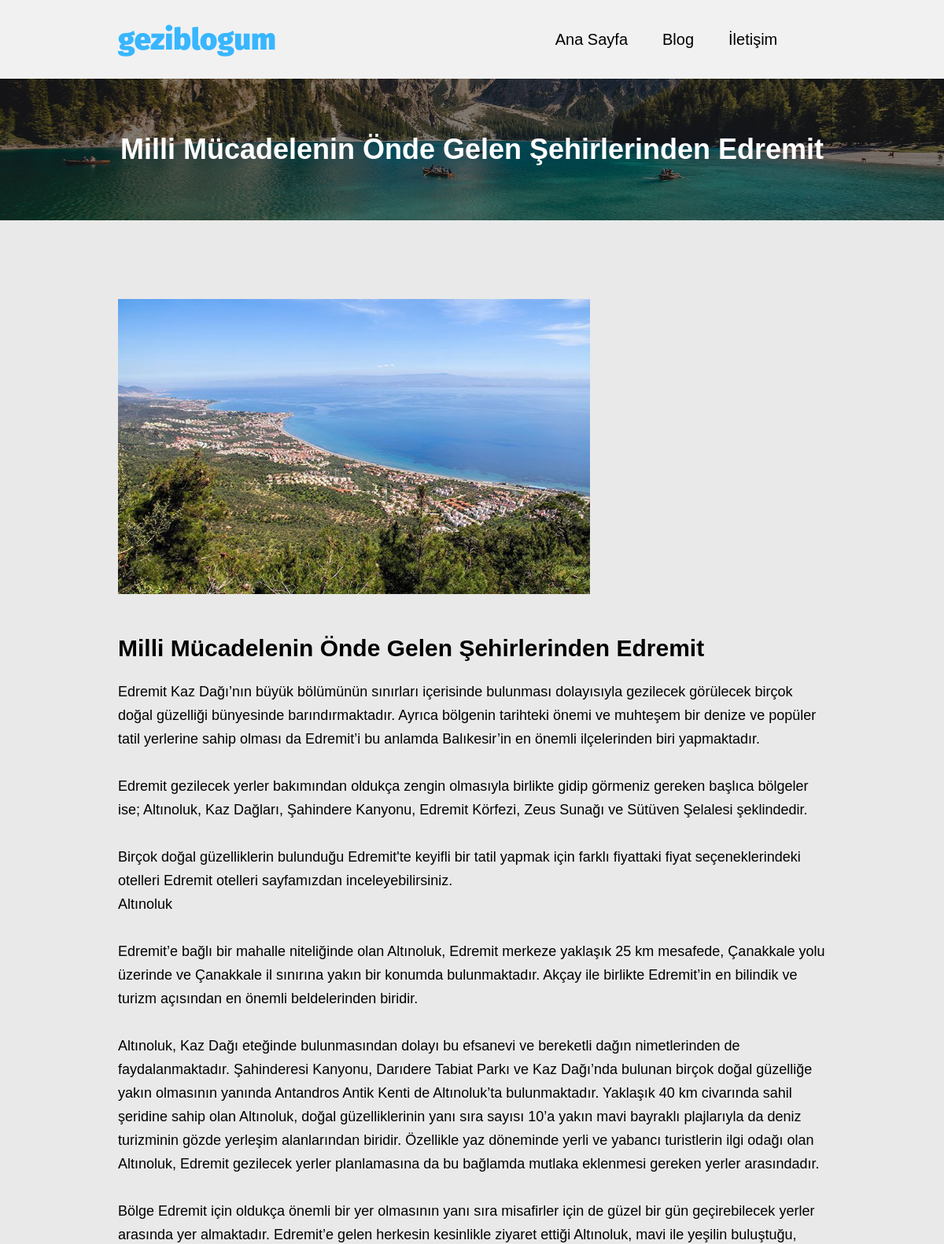
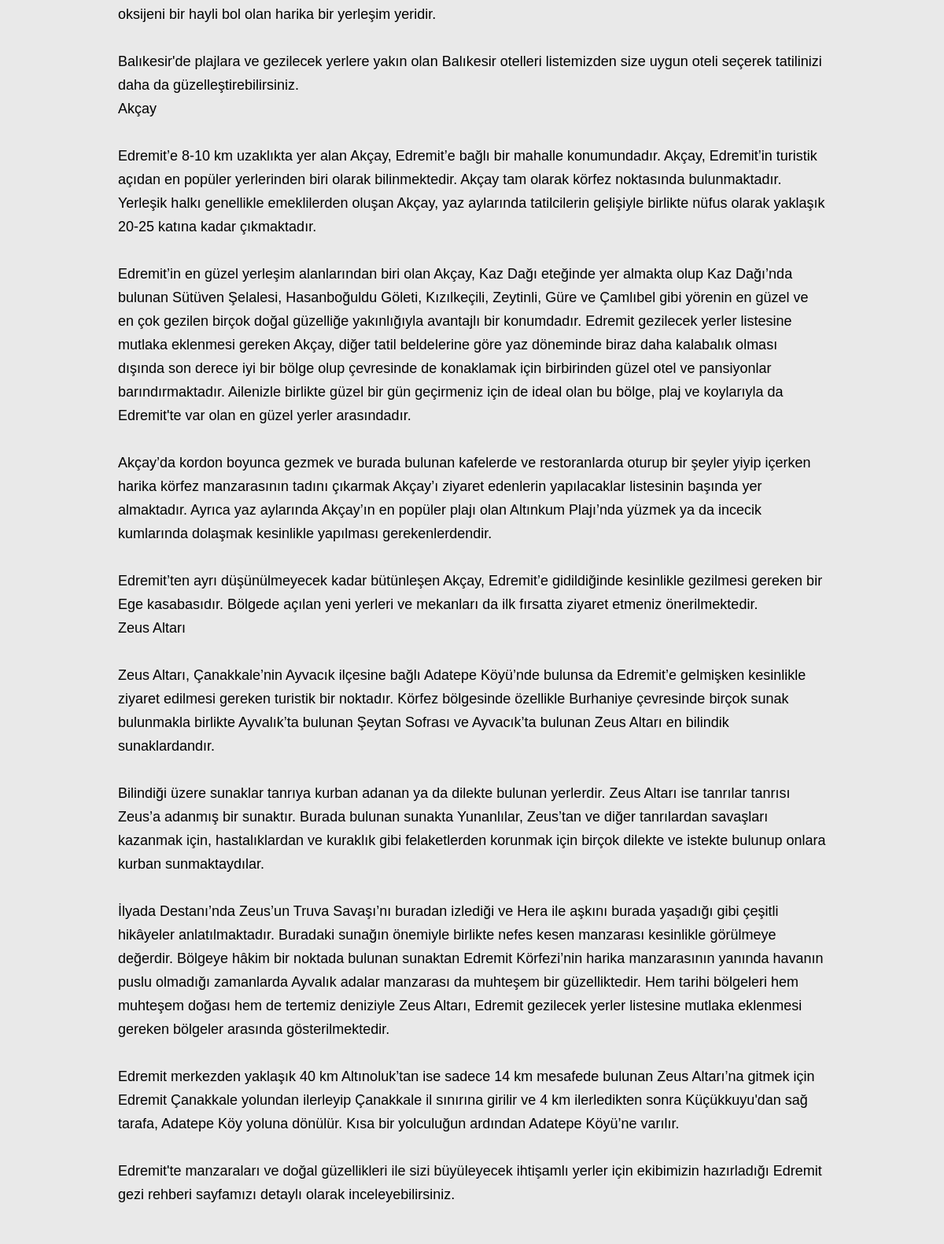
Page /blog-view.php?id=5 (upper part) on the committed database (2 pictures, top to bottom).
### tables this page shows
CREATE TABLE `blog` (
  `id` int(10) UNSIGNED NOT NULL,
  `header` varchar(150) NOT NULL,
  `content` longtext NOT NULL,
  `date` datetime NOT NULL,
  `file_name` varchar(100) NOT NULL
);

### blog-view.php (the view, shortened to what this page needs)
<!doctype html>
<html lang="tr-TR">
<head>
    <link rel="stylesheet" href="assets/css/style.css">
</head>
<body>
<div class="wrapper">
    <div class="header-wrap">
        <div class="left-header-wrap">
            <a href="index.php"><h1 class="txt-logo">geziblogum</h1></a>
        </div>
        <div class="right-header-wrap">
            <nav class="nav">
                <a href="index.php">Ana Sayfa</a>
                <a href="blog.php">Blog</a>
                <a href="#footer">İletişim</a>
            </nav>
        </div>
    </div>
    <?php
        include_once "panel/config.php";
        $id = $_GET["id"];
        $sql = mysqli_query($connect, "SELECT * FROM blog WHERE id='$id'");
        if($sql) {
            $blogNum = mysqli_num_rows($sql);
            if($blogNum>0) {
                $blogData = mysqli_fetch_assoc($sql);
            }else {
                echo "Kayıt Yok!";
            }
        }else {
            echo "Sorgu Hatası!";
        }
    ?>
    <div class="main-wrap">
        <div class="intro-blog">
            <h2><?php echo $blogData["header"]; ?></h2>
        </div>
        <div class="content">
            <div class="blog-content-main">
                <img src="assets/images/blog/<?php echo $blogData['file_name']?>" class="blog-img">
                <h2><?php echo $blogData["header"]; ?></h2>
                <p class="bcm-blog-content"><?php echo strip_tags($blogData["content"]); ?></p>
            </div>
        </div>
    </div>
</div>
</body>
</html>

### assets/css/style.css (style rules this page uses)
* { margin: 0; padding: 0; list-style: none; text-decoration: none; }
.wrapper { width: 100%; background-color: #faf2f2; }
.header-wrap { width: 100%; height: 100px; display: flex; align-items: center; background-color: #f1f1f1; position: fixed; z-index: 1; }
.left-header-wrap { width: 50%; padding-left: 150px; box-sizing: border-box; height: 100%; display: flex; align-items: center; }
.right-header-wrap { width: 50%; padding-left: 150px; height: 100%; display: flex; align-items: center; }
.txt-logo { font: 900 38px/1em 'Fira Sans', sans-serif; color: #38b6ff; user-select: none; display: flex; text-decoration: unset; }
.nav a { margin: 0 20px 0 20px; color: #000; font: 500 20px/1em 'Century Gothic', sans-serif; transition: all .3s; text-decoration: none; }
.main-wrap { width: 100%; }
.content { width: 100%; float: left; background-color: #e9e9e9; padding-top: 50px; }
.intro-blog { width: 100%; height: 280px; background: linear-gradient(rgba(0,0,0,0.5), rgba(0,0,0,0.5)), url("../images/intro-blog.jpg"); background-size: cover; background-position: 0% 45%; display: flex; justify-content: center; align-items: center; flex-direction: column; }
.intro-blog h2 { font: 900 36px/1em 'Century Gothic', sans-serif; color: #fff; user-select: none; float: left; margin-top: 100px; }
.blog-content-main { width: 100%; box-sizing: border-box; padding: 50px 150px 50px 150px; }
.blog-content-main h2 { font: 900 30px/1em 'Century Gothic', sans-serif; color: #000; margin-bottom: 25px; }
.bcm-blog-content { font: 200 18px TrebucMS, sans-serif; color: #000; line-height: 30px; max-width: 1200px; white-space: pre-wrap; }
.blog-img { width: 600px; margin-bottom: 50px; }

### rows in the picture
blog: header "Milli Mücadelenin Önde Gelen Şehirlerinden Edremit", file_name (picture), content "Edremit Kaz Dağı’nın büyük bölümünün sınırları içerisinde bulunması dolayısıyla gezilecek görülecek birçok doğal güzelliği bünyesinde barındırmaktadır. Ayrıca bölgenin tarihteki önemi ve muhteşem bir denize ve popüler tatil yerlerine sahip olması da Edremit’i bu anlamda Balıkesir’in en önemli ilçelerinden biri yapmaktadır. Edremit gezilecek yerler bakımından oldukça zengin olmasıyla birlikte gidip görmeniz gereken başlıca bölgeler ise; Altınoluk, Kaz Dağları, Şahindere Kanyonu, Edremit Körfezi, Zeus Sunağı ve Sütüven Şelalesi şeklindedir. Birçok doğal güzelliklerin bulunduğu Edremit'te keyifli bir tatil yapmak için farklı fiyattaki fiyat seçeneklerindeki otelleri Edremit otelleri…"
